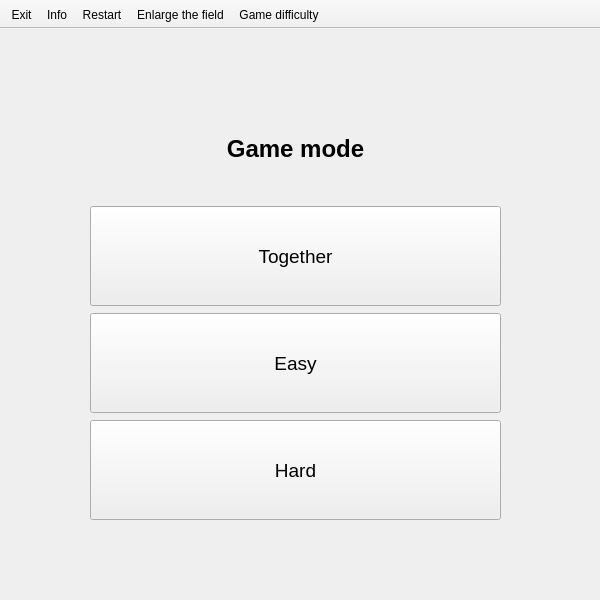
<?xml version="1.0" encoding="UTF-8"?>
<ui version="4.0">
 <class>MainWindow</class>
 <widget class="QMainWindow" name="MainWindow">
  <property name="geometry">
   <rect>
    <x>0</x>
    <y>0</y>
    <width>600</width>
    <height>600</height>
   </rect>
  </property>
  <property name="sizePolicy">
   <sizepolicy hsizetype="MinimumExpanding" vsizetype="MinimumExpanding">
    <horstretch>0</horstretch>
    <verstretch>0</verstretch>
   </sizepolicy>
  </property>
  <property name="minimumSize">
   <size>
    <width>600</width>
    <height>0</height>
   </size>
  </property>
  <property name="windowTitle">
   <string>MainWindow</string>
  </property>
  <widget class="QWidget" name="centralwidget">
   <widget class="QWidget" name="verticalLayoutWidget">
    <property name="geometry">
     <rect>
      <x>90</x>
      <y>70</y>
      <width>411</width>
      <height>421</height>
     </rect>
    </property>
    <layout class="QVBoxLayout" name="verticalLayout">
     <property name="spacing">
      <number>7</number>
     </property>
     <property name="sizeConstraint">
      <enum>QLayout::SetDefaultConstraint</enum>
     </property>
     <item>
      <widget class="QLabel" name="label">
       <property name="enabled">
        <bool>true</bool>
       </property>
       <property name="sizePolicy">
        <sizepolicy hsizetype="Preferred" vsizetype="Preferred">
         <horstretch>0</horstretch>
         <verstretch>0</verstretch>
        </sizepolicy>
       </property>
       <property name="contextMenuPolicy">
        <enum>Qt::DefaultContextMenu</enum>
       </property>
       <property name="frameShape">
        <enum>QFrame::NoFrame</enum>
       </property>
       <property name="text">
        <string>&lt;html&gt;&lt;head/&gt;&lt;body&gt;&lt;p align=&quot;center&quot;&gt;&lt;span style=&quot; font-size:18pt; font-weight:700;&quot;&gt;Game mode&lt;/span&gt;&lt;/p&gt;&lt;/body&gt;&lt;/html&gt;</string>
       </property>
       <property name="scaledContents">
        <bool>false</bool>
       </property>
      </widget>
     </item>
     <item>
      <widget class="QPushButton" name="Together">
       <property name="sizePolicy">
        <sizepolicy hsizetype="Minimum" vsizetype="Minimum">
         <horstretch>0</horstretch>
         <verstretch>0</verstretch>
        </sizepolicy>
       </property>
       <property name="font">
        <font>
         <pointsize>14</pointsize>
        </font>
       </property>
       <property name="text">
        <string>Together</string>
       </property>
      </widget>
     </item>
     <item>
      <widget class="QPushButton" name="Easy">
       <property name="sizePolicy">
        <sizepolicy hsizetype="Minimum" vsizetype="Minimum">
         <horstretch>0</horstretch>
         <verstretch>0</verstretch>
        </sizepolicy>
       </property>
       <property name="font">
        <font>
         <pointsize>14</pointsize>
        </font>
       </property>
       <property name="text">
        <string>Easy</string>
       </property>
      </widget>
     </item>
     <item>
      <widget class="QPushButton" name="Hard">
       <property name="sizePolicy">
        <sizepolicy hsizetype="Minimum" vsizetype="Minimum">
         <horstretch>0</horstretch>
         <verstretch>0</verstretch>
        </sizepolicy>
       </property>
       <property name="font">
        <font>
         <pointsize>14</pointsize>
        </font>
       </property>
       <property name="text">
        <string>Hard</string>
       </property>
      </widget>
     </item>
    </layout>
   </widget>
  </widget>
  <widget class="QToolBar" name="toolBar">
   <property name="windowTitle">
    <string>toolBar</string>
   </property>
   <property name="movable">
    <bool>false</bool>
   </property>
   <attribute name="toolBarArea">
    <enum>TopToolBarArea</enum>
   </attribute>
   <attribute name="toolBarBreak">
    <bool>false</bool>
   </attribute>
   <addaction name="actionExit"/>
   <addaction name="actionInfo"/>
   <addaction name="actionRestart"/>
   <addaction name="actionEnlarge_the_field"/>
   <addaction name="actionGame_difficulty"/>
  </widget>
  <action name="actionExit">
   <property name="text">
    <string>Exit</string>
   </property>
  </action>
  <action name="actionInfo">
   <property name="text">
    <string>Info</string>
   </property>
  </action>
  <action name="actionRestart">
   <property name="text">
    <string>Restart</string>
   </property>
  </action>
  <action name="actionEnlarge_the_field">
   <property name="text">
    <string>Enlarge the field</string>
   </property>
  </action>
  <action name="actionGame_difficulty">
   <property name="text">
    <string>Game difficulty</string>
   </property>
  </action>
 </widget>
 <resources/>
 <connections/>
</ui>
